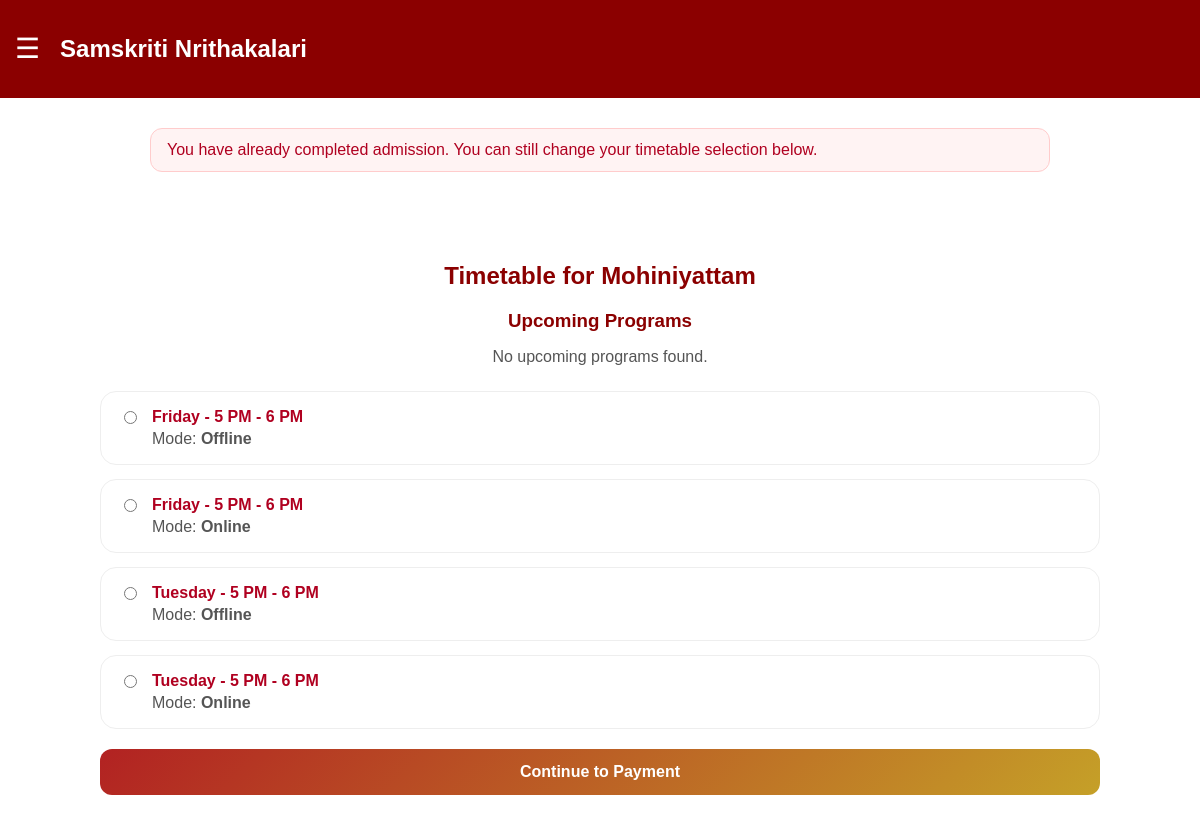
The app's page /join/timetable/ (signed in) with its own data.
### core/models.py (models this page shows, shortened)
class Course(models.Model):
    name = models.CharField(max_length=100, default="Course")
    description = models.TextField(blank=True)
    duration = models.CharField(max_length=50, blank=True)
    fee = models.DecimalField(max_digits=10, decimal_places=0, default=1000)
    is_active = models.BooleanField(default=True)
    image = models.ImageField(upload_to="course_images/", blank=True, null=True)
    class Meta:
        ordering = ["name"]

class Timetable(models.Model):
    MODE_ONLINE = "Online"
    MODE_OFFLINE = "Offline"
    MODE_CHOICES = [
        (MODE_ONLINE, "Online"),
        (MODE_OFFLINE, "Offline"),
    ]
    course = models.ForeignKey(Course, on_delete=models.CASCADE, related_name="timetables")
    day = models.CharField(max_length=20)
    time = models.CharField(max_length=50)
    mode = models.CharField(max_length=10, choices=MODE_CHOICES)
    class Meta:
        ordering = ["course__name", "day", "time"]
        unique_together = ("course", "day", "time", "mode")

### core/views.py (the view, shortened to what this page needs)
# urls.py: path("join/timetable/", views.join_timetable, name="join_timetable"),
@login_required
def join_timetable(request):
    if is_admin_user(request.user):
        return redirect("admin_dashboard")
    profile = get_profile_or_redirect(request)
    if profile is None:
        return redirect("register")
    if profile.admission_fee_paid:
        messages.info(request, "You have already completed admission. You can still change your timetable selection below.")
    if not profile.selected_course:
        messages.error(request, "Please select a course first.")
        return redirect("course_selection")
    timetable_entries = (
        Timetable.objects.filter(course=profile.selected_course)
        .select_related("course")
        .order_by("day", "time")
    )
    upcoming_programs = (
        Program.objects.filter(
            starts_at__gte=timezone.now(),
        )
        .filter(
            Q(course__isnull=True) | Q(course=profile.selected_course)
        )
        .order_by("starts_at")[:10]
    )
    return render(
        request,
        "join_timetable.html",
        {
            "course": profile.selected_course,
            "timetable_entries": timetable_entries,
            "upcoming_programs": upcoming_programs,
        },
    )

### core/views.py (called while the page is built, shortened)
def is_admin_user(user):
    return bool(user and user.is_authenticated and (user.is_staff or user.is_superuser))

def get_profile_or_redirect(request):
    profile = UserProfile.objects.filter(user=request.user).first()
    if profile is not None:
        return profile

### templates/join_timetable.html (shortened to what this page needs)
{% extends 'base.html' %}
{% block content %}
<div style="max-width:1000px;margin:40px auto;padding:30px;">
    <h2 style="text-align:center;color:#8B0000;margin-bottom:20px;">
        Timetable for {{ course.name }}
    </h2>
    {% if timetable_entries %}
        <div style="margin-top:0;margin-bottom:25px;">
            <h3 style="text-align:center;color:#8B0000;margin-bottom:15px;">Upcoming Programs</h3>
            {% if upcoming_programs %}
                <div style="overflow:auto;border-radius:16px;border:1px solid #eee;background:white;">
                    <table style="width:100%;border-collapse:collapse;">
                        <thead>
                            <tr style="background:#fafafa;">
                                <th style="text-align:left;padding:12px 14px;border-bottom:1px solid #eee;">Program</th>
                                <th style="text-align:left;padding:12px 14px;border-bottom:1px solid #eee;">Date/Time</th>
                            </tr>
                        </thead>
                        <tbody>
                            {% for p in upcoming_programs %}
                                <tr>
                                    <td style="padding:12px 14px;border-bottom:1px solid #f2f2f2;">{{ p.title }}</td>
                                    <td style="padding:12px 14px;border-bottom:1px solid #f2f2f2;">{{ p.starts_at }}</td>
                                </tr>
                            {% endfor %}
                        </tbody>
                    </table>
                </div>
            {% else %}
                <p style="text-align:center;color:#555;">No upcoming programs found.</p>
            {% endif %}
        </div>
        <form method="POST" action="{% url 'join_timetable' %}">
            <div style="display:grid;grid-template-columns:1fr;gap:14px;margin-top:20px;">
                {% for entry in timetable_entries %}
                    <label style="background:#fff;border-radius:16px;padding:16px 18px;border:1px solid #eee;cursor:pointer;">
                        <div style="display:flex;gap:12px;align-items:flex-start;">
                            <input type="radio" name="timetable" value="{{ entry.id }}" required>
                            <div>
                                <div style="font-weight:700;color:#b00020;margin-bottom:4px;">
                                    {{ entry.day }} - {{ entry.time }}
                                </div>
                                <div style="color:#555;">
                                    Mode: <b>{{ entry.mode }}</b>
                                </div>
                            </div>
                        </div>
                    </label>
                {% endfor %}
            </div>
            <button type="submit" class="select-btn" style="margin-top:20px;">
                Continue to Payment
            </button>
        </form>
    {% else %}
        <p style="text-align:center;color:#555;">No timetable entries found for this course.</p>
        <div style="text-align:center;margin-top:20px;">
            <a href="{% url 'course_selection' %}" class="btn">Back to Course Selection</a>
        </div>
    {% endif %}
</div>
{% endblock %}

### static/css/style.css (style rules this page uses)
body { margin:0; font-family:Arial; }
.select-btn { margin-top:20px; width:100%; padding:14px; background:linear-gradient(135deg,#B22222,#C5A028); border:none; color:white; font-size:16px; font-weight:600; border-radius:12px; cursor:pointer; transition:0.3s; }

### records on screen
Course: name "Mohiniyattam"
Timetable: day "Friday", time "5 PM - 6 PM", mode "Offline"
Timetable: day "Friday", time "5 PM - 6 PM", mode "Online"
Timetable: day "Tuesday", time "5 PM - 6 PM", mode "Offline"
Timetable: day "Tuesday", time "5 PM - 6 PM", mode "Online"

### other values on screen
{{ message }} "You have already completed admission. You can still change your timetable selection below."
